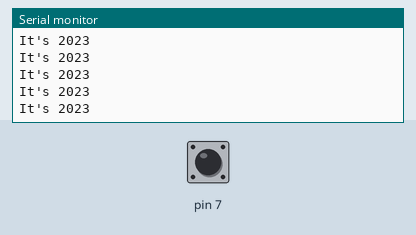
This sketch was run on a simulated Arduino Uno, built with avr-gcc and run on an emulated ATmega328P. Parts: the last lines printed to the serial monitor. The inputs (shaded band) are chosen by the test bench; at power-on: pin 7 LOW.

Above: at 1.2 s.
1.3 s: pin 7 driven HIGH
At 2.2 s:
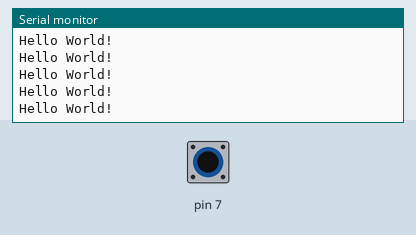
3.2 s: pin 7 driven LOW
At 3.8 s:
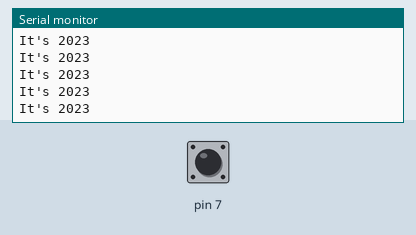
6.2 s: pin 7 driven HIGH
At 6.7 s:
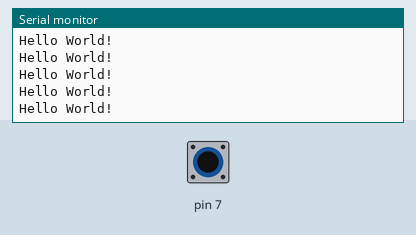
9.2 s: pin 7 pulsed LOW 2 times (0.12 s each, 0.3 s apart)
12.8 s: pin 7 pulsed LOW 5 times (0.12 s each, 0.3 s apart)
17.3 s: pin 7 driven LOW
At 17.8 s:
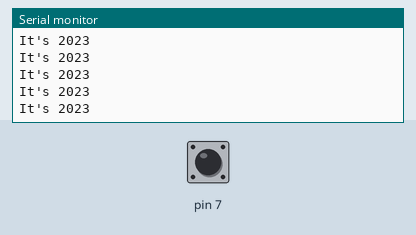

The sketch:

Exercise_3.ino
```cpp
void setup() {
  // put your setup code here, to run once:
  pinMode(7, INPUT);
  Serial.begin(9600);

}

void loop() {
  // put your main code here, to run repeatedly:
  if (digitalRead(7) == HIGH) {
    Serial.println("Hello World!");
  }
  if (digitalRead(7) == LOW) {
    Serial.println("It's 2023");
  }


}
```

Measured:
- after the input at 1.3 s, the serial monitor: prints a new line after 0.07 s (image 1)
- after the input at 17.3 s, the serial monitor: prints a new line after 0.07 s (image 4)
